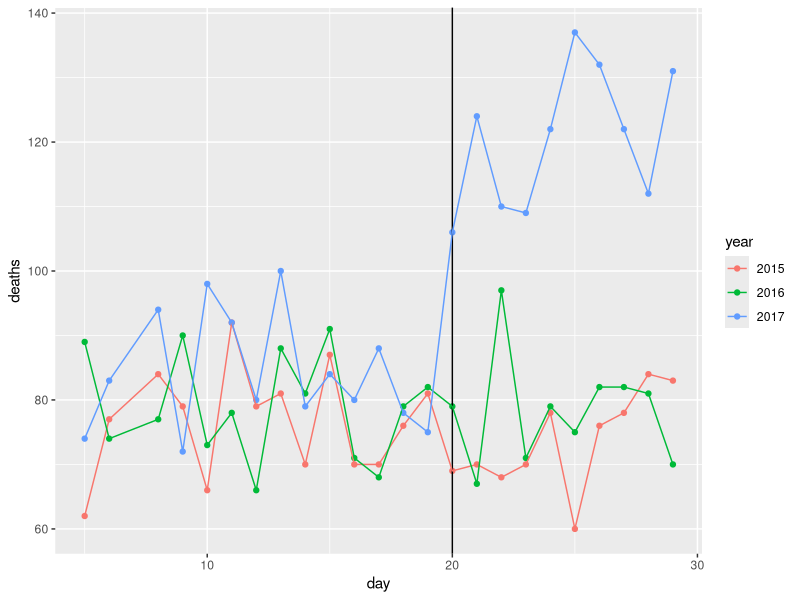
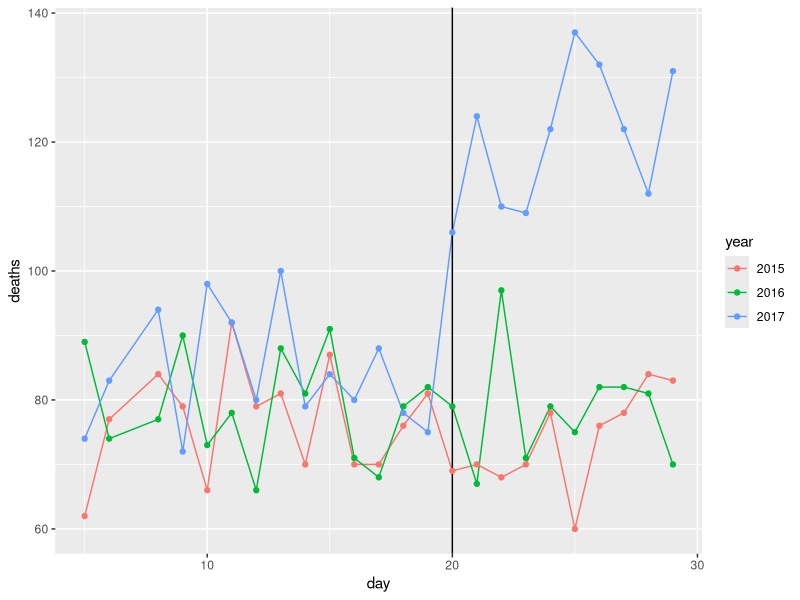

The R script that drew these images, in order:
library(tidyverse)
library(pdftools)
options(digits = 3)    # report 3 significant digits

fn <- system.file("extdata", "RD-Mortality-Report_2015-18-180531.pdf", package="dslabs")
#system("cmd.exe", input = paste("start", fn))

txt <- pdf_text(fn)
x <- str_split(txt[9], '\n')
s <- x[[1]]
class(s)
length(s) #it gives me 41, but correct answer is 40 (just guessed, because last is an empty)

s <- str_trim(s)
str_sub(s[1], -1, -1)

header_index <- str_which(s, "2015")[1] #also shifted to 1. COrrect answer is 2, in spite here I get 3. Looks like line 2 is empty and should be removed

header <- s[header_index]
month <- str_split(header, "\\s+", simplify = T)[1]
header <- str_split(header, "\\s+", simplify = T)[2:5]


#HarvardX solution:
tmp <- str_split(s[header_index], "\\s+", simplify = TRUE)
month <- tmp[1]
header <- tmp[-1]


month
header[3]



#Q8
tail_index <- str_which(s, "Total") #the same

#Q9
n <- str_count(s, "\\d+")
sum(n == 1)

#Q10


s <- s[-c(seq(tail_index, length(s))),drop=F]
s <- s[-c(seq(1, header_index)),drop=F]
n <- str_count(s, "\\d+")
s <- s[-c(which(n == 1))]
length(s)

#HarvardX solution:
out <- c(1:header_index, which(n==1), tail_index:length(s))
s <- s[-out]
length(s)

s <- str_remove_all(s, "[^\\d\\s]")
s <- str_split_fixed(s, "\\s+", n = 6)[,1:5]


colnames(s) <- c("day",header)

tab <- as.data.frame(s) %>% mutate_all(parse_number)  %>% mutate(month = month)

mean(tab$`2015`)
mean(tab$`2016`)

filter(tab, day >= 1 & day <= 19) %>% .$`2017` %>% mean()
filter(tab, day >= 20 & day <= 30) %>% .$`2017` %>% mean()


#HarvardX solution:

tab <- s %>% 
  as_data_frame() %>% 
  setNames(c("day", header)) %>%
  mutate_all(as.numeric)
mean(tab$"2017"[1:19]) #START USE THIS INSTEAD OF FILTER!!!
mean(tab$"2017"[20:30])


tab <- tab %>% gather(year, deaths, -day) %>%
  mutate(deaths = as.numeric(deaths))
tab


tab %>% filter (year != 2018) %>% ggplot(aes(day, deaths, color = year)) + geom_point() + 
  geom_vline(xintercept = 20) + geom_line()

#HarvardX solution:
tab %>% filter(year < 2018) %>% 
  ggplot(aes(day, deaths, color = year)) +
  geom_line() +
  geom_vline(xintercept = 20) +
  geom_point()
